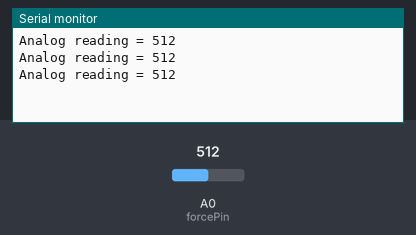
The sketch below on a simulated Arduino Uno, built with avr-gcc and run on an emulated ATmega328P. Shown: the last lines printed to the serial monitor. The inputs (shaded band) are chosen by the test bench; at power-on: A0 (forcePin) = 512.

Above: at 1.3 s.
1.4 s: A0 (forcePin) set to 716
At 1.9 s:
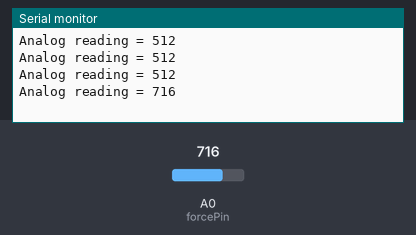
2.9 s: A0 (forcePin) set to 900
At 3.4 s:
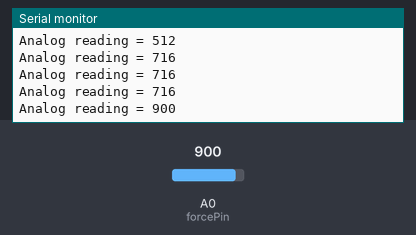
Timing chart, 0 to 5.9 s (numbered marks = the images above; inputs shaded):
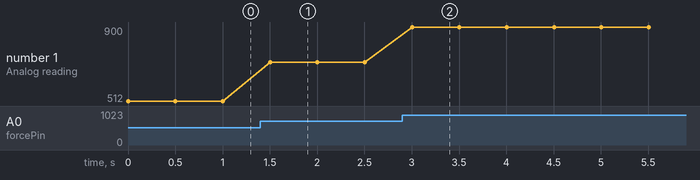

Measured:
- after the input at 1.4 s, the serial monitor: prints a new line after 0.10 s (image 1)
- after the input at 2.9 s, the serial monitor: prints a new line after 0.10 s (image 2)
- plotted number 1: 512 → 716 after the input at 1.4 s, 716 → 900 after the input at 2.9 s

The sketch:

Force_Sensor_Test.ino
```cpp
//Variables
int forcePin = A0;
int forceReading;

void setup(void)
{
  Serial.begin(115200);   // We'll send debugging information via the Serial monitor
}

void loop(void)
{
  forceReading = analogRead(forcePin);
  Serial.print("Analog reading = ");
  Serial.println(forceReading);

  delay(500);
}
```
